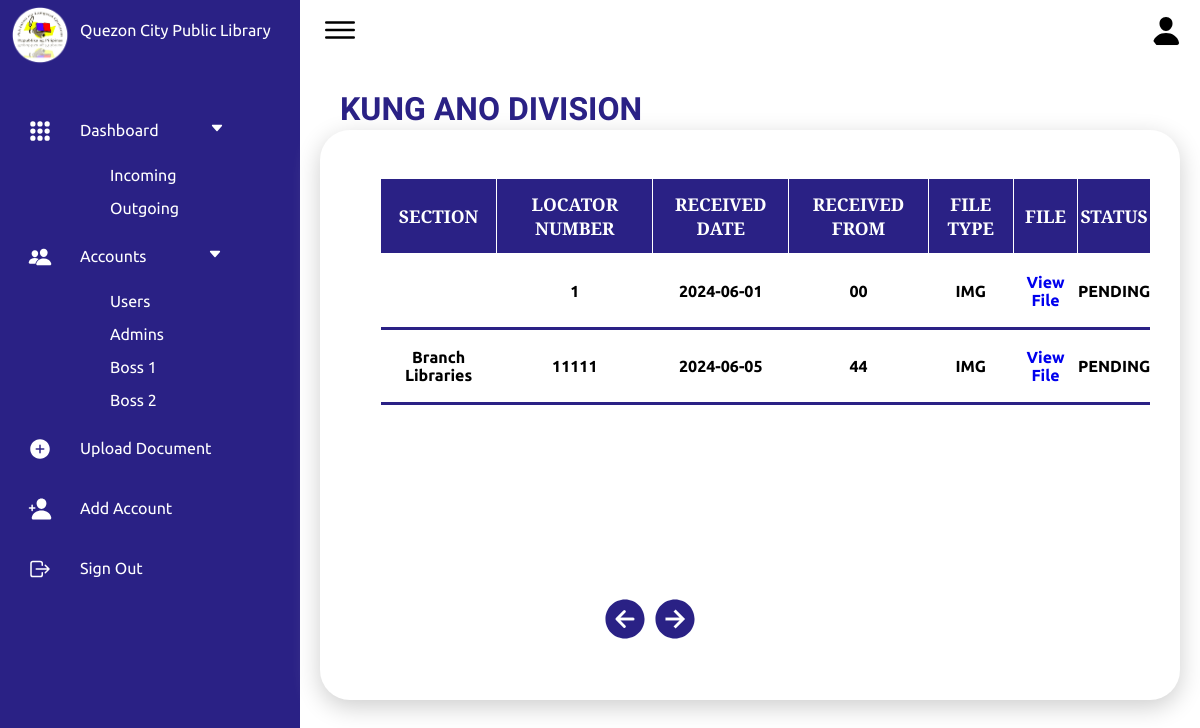
The page /Frontend/Dashboard/incoming.php?page=3 on the database as committed earlier.
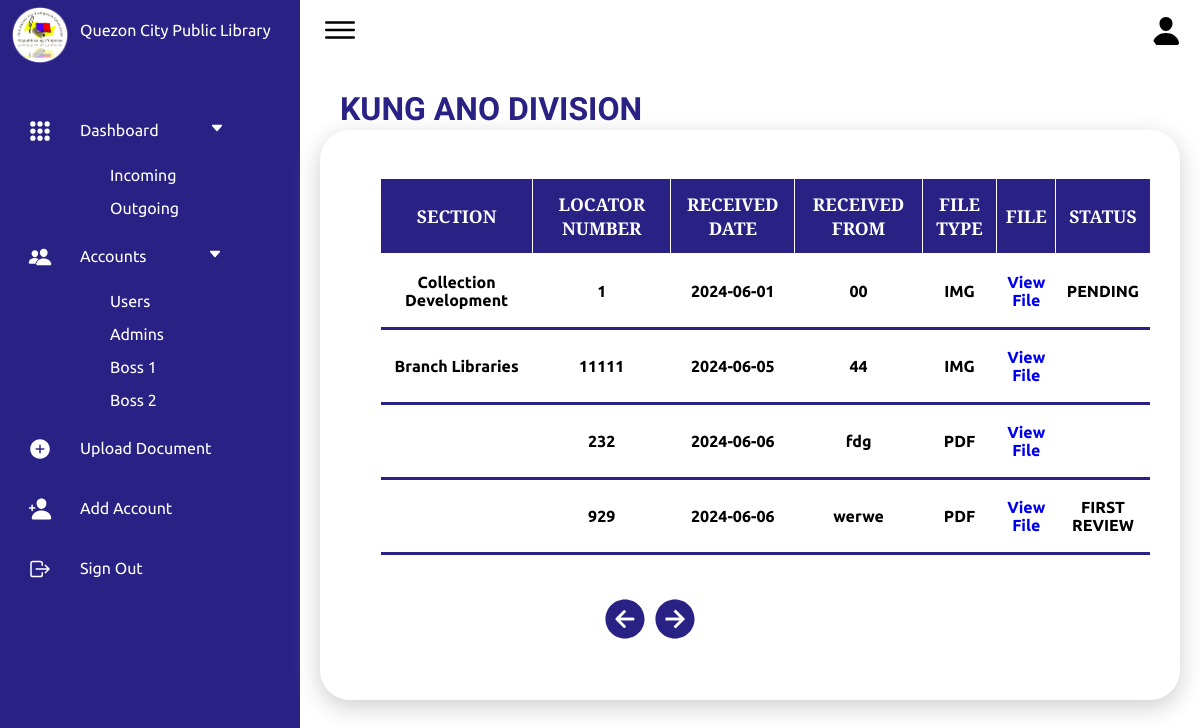
The same page on the database as committed later.
### tables this page shows
CREATE TABLE `fileupload` (
  `id` int(11) NOT NULL,
  `file_name` varchar(255) NOT NULL,
  `division` varchar(255) DEFAULT NULL,
  `section` varchar(255) DEFAULT NULL,
  `category` enum('Incoming','Outgoing','','') DEFAULT NULL,
  `locator_num` varchar(255) DEFAULT NULL,
  `received_date` date DEFAULT NULL,
  `received_from` varchar(255) DEFAULT NULL,
  `subject` varchar(255) DEFAULT NULL,
  `description` text DEFAULT NULL,
  `type` varchar(100) DEFAULT NULL,
  `file_path` varchar(255) NOT NULL,
  `proofreader_comment` varchar(255) NOT NULL,
  `boss2_comment` varchar(255) NOT NULL,
  `boss1_comment` varchar(255) NOT NULL,
  `status` varchar(255) NOT NULL
);

### Frontend/Dashboard/incoming.php (the view, shortened to what the changed rows need)
<?php
$server = "localhost";
$username = "root";
$password = "";
$db = "qcpl";
$conn = new mysqli($server, $username, $password, $db);
?>
<!DOCTYPE html>
<html lang="en">
<head>
    <link rel="stylesheet" href="style.css">
</head>
<body>
  <div class="container">
        <div class="main">
            <div class="details">
                <div class="upload">
                    <div class="cardHeader">
                        <h2>KUNG ANO DIVISION</h2>
            <div class ="incoming">
                        <?php
            $rowsPerPage = 4;
            $page = isset($_GET['page']) ? intval($_GET['page']) : 1;
            $offset = ($page - 1) * $rowsPerPage;
            $sql = "SELECT * FROM fileupload WHERE category = 'Incoming' LIMIT ? OFFSET ?";
            $stmt = $conn->prepare($sql);
            $stmt->bind_param("ii", $rowsPerPage, $offset);
            $stmt->execute();
            $result = $stmt->get_result();
            if ($result->num_rows > 0) {
                echo "<table>";
                echo "<tr><th>Section</th><th>Locator Number</th><th>Received Date</th><th>Received From</th><th>File type</th><th>File</th><th>Status</th></tr>";
                while ($row = $result->fetch_assoc()) {
                    echo "<tr>";
                    echo "<td>" . "<center>" . $row["section"] . "</td>";
                    echo "<td>" . "<center>" . $row["locator_num"] . "</td>";
                    echo "<td>" . "<center>" . $row["received_date"] . "</td>";
                    echo "<td>" . "<center>" . $row["received_from"] . "</td>";
                    echo "<td>" . "<center>" . $row["type"] . "</td>";
                    echo "<td id ='file'><a href='/qcpl/Backend/" . $row["file_path"] . "' target='_self'>View File</a></td>";
                    echo "<td id = 'status'>" . "<center>" . $row["status"] . "</td>";
                    echo "</tr>";
                }
                echo "</table>";
            } else {
                echo "<script>alert('No documents found!'); window.location.href = '?page=1';</script>";
            }
            ?>
            </div>
                    </div>
                </div>
            </div>
        </div>
    </div>
</body>
</html>

Rows that differ between the two databases and show on the page:
changed fileupload "PENDING": section (not shown) → "Collection Development"
changed fileupload "Branch Libraries": status "PENDING" → (not shown)
added fileupload: locator_num "232", received_date "2024-06-06", received_from "fdg", type "PDF"
added fileupload: locator_num "929", received_date "2024-06-06", received_from "werwe", type "PDF", status "FIRST REVIEW"
